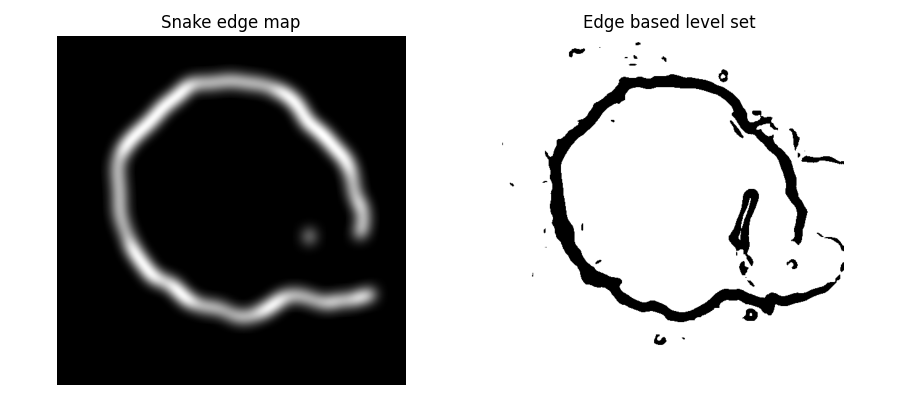

The Python source for this figure:
import matplotlib.pyplot as plt
from skimage.io import imread
from skimage.util import img_as_float
import scipy.io as sio

from libDIP.SnakeSegmentation import SnakeSegmentation
from libDIP.LevelSetEdgebased import LevelSetEdgebased
from libDIPUM.data_path import dip_data

# %% Parameters
# Snake
Snake = {
    'T': 0.01,
    'Sig': 11,
    'NSig': 5,
    'Mu': 0.2,
    'NIterForce': 160,
    'NIterConvergence': 35,
    'Alpha': 0.05,
    'Beta': 0.5,
    'Gamma': 2.5,
}

# Level set (edge based)
LSEdgeBased = {
    'HSize': 21,
    'Sigma': 5,
    'p': 1,
    'lambda': 50,
    'niter': 500,
}

# %% Data
img_path = dip_data('cygnusloop.tif')
f = img_as_float(imread(img_path))
if f.ndim == 3:
    f = f[..., 0]
M, N = f.shape
_ = (M, N)

# %% Initial contour
mat_snake = sio.loadmat('WorkspaceFig1138(a).mat')
xi = mat_snake['xi'].squeeze()
yi = mat_snake['yi'].squeeze()

mat_mask = sio.loadmat('WorkspaceForFig1138(b).mat')
mask = mat_mask['mask']

# %% 1) Snake
x, y, emap = SnakeSegmentation(
    f,
    xi,
    yi,
    Snake['T'],
    Snake['Sig'],
    Snake['NSig'],
    Snake['Mu'],
    Snake['NIterForce'],
    Snake['NIterConvergence'],
    Snake['Alpha'],
    Snake['Beta'],
    Snake['Gamma'],
)
_ = (x, y)

# %% 2) Level set edge based
c0, fsmooth, WBin = LevelSetEdgebased(
    f,
    mask,
    LSEdgeBased['HSize'],
    LSEdgeBased['Sigma'],
    LSEdgeBased['p'],
    LSEdgeBased['lambda'],
    LSEdgeBased['niter'],
)
_ = (c0, fsmooth)

# %% Display
plt.figure(figsize=(9, 4))

plt.subplot(1, 2, 1)
plt.imshow(emap, cmap='gray')
plt.axis('off')
plt.title('Snake edge map')

plt.subplot(1, 2, 2)
plt.imshow(WBin, cmap='gray')
plt.axis('off')
plt.title('Edge based level set')

plt.tight_layout()
plt.savefig('Figure1139.png')
plt.show()
